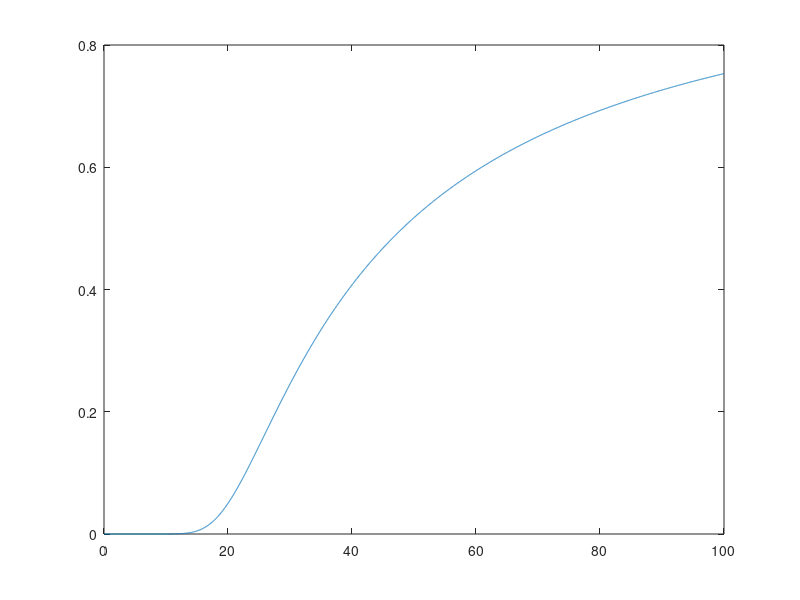

Recreate this plot in MATLAB.
clc
close all
clear all

SI = 10^(15/10);
%%Q = ceil((SI*6)^(1/3)); % omni directional antennas
Q = ceil((SI*2)^(1/3)-1/2); % 120 degree sectorizing antennas


dur = 120;
hyp = 2/3600;

Au = dur*hyp;

A = 0:0.01:100;
k = floor(100/Q);
for n = 1:length(A)
    temp = 0;
    for i = 1:k
        temp = temp + (A(n)^i)/factorial(i);
    end
    P(n) = ((A(n)^k)/factorial(k))/(temp);
end

plot(A,P)
%%
A = 8.88; % assuming omni
%A = 16.13; % asuming 120 degree sectorizing

users = A/Au


